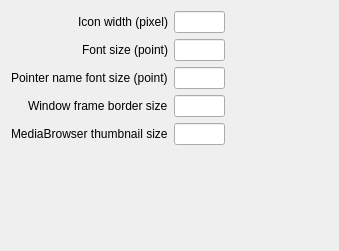
<?xml version="1.0" encoding="UTF-8"?>
<ui version="4.0">
 <class>GuiSettingDialog</class>
 <widget class="QDialog" name="GuiSettingDialog">
  <property name="geometry">
   <rect>
    <x>0</x>
    <y>0</y>
    <width>339</width>
    <height>251</height>
   </rect>
  </property>
  <property name="windowTitle">
   <string>Dialog</string>
  </property>
  <layout class="QFormLayout" name="formLayout">
   <property name="labelAlignment">
    <set>Qt::AlignRight|Qt::AlignTrailing|Qt::AlignVCenter</set>
   </property>
   <item row="0" column="0">
    <widget class="QLabel" name="label_4">
     <property name="text">
      <string>Icon width (pixel)</string>
     </property>
     <property name="alignment">
      <set>Qt::AlignRight|Qt::AlignTrailing|Qt::AlignVCenter</set>
     </property>
    </widget>
   </item>
   <item row="0" column="1">
    <layout class="QHBoxLayout" name="horizontalLayout_4" stretch="1,2">
     <item>
      <widget class="QLineEdit" name="iconWidth"/>
     </item>
     <item>
      <spacer name="horizontalSpacer_3">
       <property name="orientation">
        <enum>Qt::Horizontal</enum>
       </property>
       <property name="sizeHint" stdset="0">
        <size>
         <width>40</width>
         <height>20</height>
        </size>
       </property>
      </spacer>
     </item>
    </layout>
   </item>
   <item row="1" column="0">
    <widget class="QLabel" name="label">
     <property name="text">
      <string>Font size (point)</string>
     </property>
     <property name="alignment">
      <set>Qt::AlignRight|Qt::AlignTrailing|Qt::AlignVCenter</set>
     </property>
    </widget>
   </item>
   <item row="1" column="1">
    <layout class="QHBoxLayout" name="horizontalLayout" stretch="1,2">
     <item>
      <widget class="QLineEdit" name="fontSizeLineEdit"/>
     </item>
     <item>
      <spacer name="horizontalSpacer">
       <property name="orientation">
        <enum>Qt::Horizontal</enum>
       </property>
       <property name="sizeHint" stdset="0">
        <size>
         <width>40</width>
         <height>20</height>
        </size>
       </property>
      </spacer>
     </item>
    </layout>
   </item>
   <item row="2" column="0">
    <widget class="QLabel" name="label_3">
     <property name="text">
      <string>Pointer name font size (point)</string>
     </property>
    </widget>
   </item>
   <item row="2" column="1">
    <layout class="QHBoxLayout" name="horizontalLayout_3" stretch="1,2">
     <item>
      <widget class="QLineEdit" name="pointerFontSizeLineEdit"/>
     </item>
     <item>
      <spacer name="horizontalSpacer_2">
       <property name="orientation">
        <enum>Qt::Horizontal</enum>
       </property>
       <property name="sizeHint" stdset="0">
        <size>
         <width>40</width>
         <height>20</height>
        </size>
       </property>
      </spacer>
     </item>
    </layout>
   </item>
   <item row="3" column="0">
    <widget class="QLabel" name="label_2">
     <property name="text">
      <string>Window frame border size</string>
     </property>
    </widget>
   </item>
   <item row="3" column="1">
    <layout class="QHBoxLayout" name="horizontalLayout_2" stretch="1,2">
     <item>
      <widget class="QLineEdit" name="framemargin"/>
     </item>
     <item>
      <spacer name="horizontalSpacer_4">
       <property name="orientation">
        <enum>Qt::Horizontal</enum>
       </property>
       <property name="sizeHint" stdset="0">
        <size>
         <width>40</width>
         <height>20</height>
        </size>
       </property>
      </spacer>
     </item>
    </layout>
   </item>
   <item row="4" column="0">
    <widget class="QLabel" name="MediaBrowserlabel">
     <property name="text">
      <string>MediaBrowser thumbnail size</string>
     </property>
    </widget>
   </item>
   <item row="4" column="1">
    <layout class="QHBoxLayout" name="horizontalLayout_5" stretch="1,2">
     <item>
      <widget class="QLineEdit" name="thumbnailsize"/>
     </item>
     <item>
      <spacer name="horizontalSpacer_5">
       <property name="orientation">
        <enum>Qt::Horizontal</enum>
       </property>
       <property name="sizeHint" stdset="0">
        <size>
         <width>40</width>
         <height>20</height>
        </size>
       </property>
      </spacer>
     </item>
    </layout>
   </item>
  </layout>
 </widget>
 <resources/>
 <connections/>
</ui>
